Frame 1 (no input): blank canvas, image omitted
Frame 60 (the mouse pressed at the canvas centre just before this capture): blank canvas, image omitted
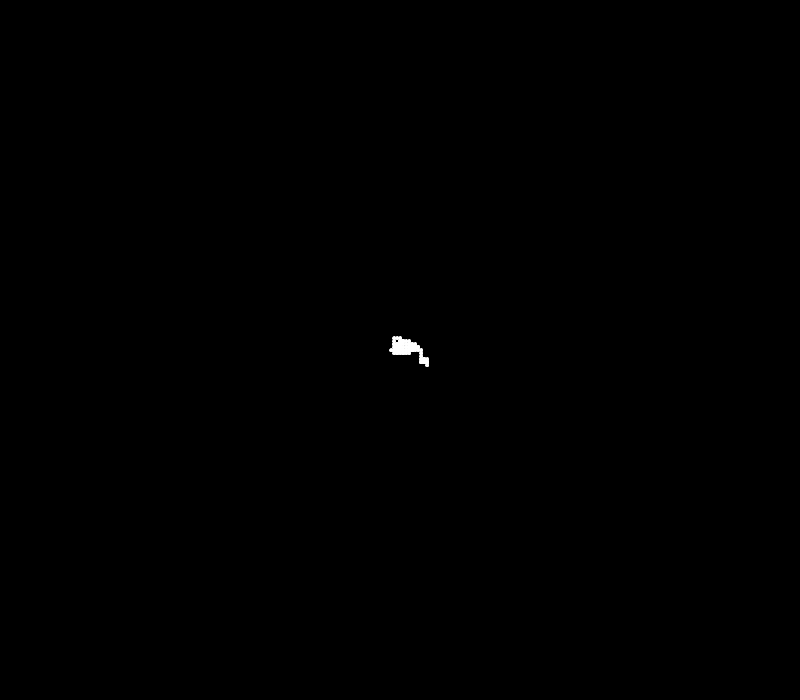
Frame 120 (the mouse held since frame 60 and released just before this capture)

The Processing sketch whose frames 1 and 60 were blank and that drew this single picture after the mouse press (run headless with seeded random() and noise(); from frame 60 on, the mouse is pressed at the canvas centre):

// Processing sketch: RandomWalker
// ── RandomWalker.pde


class Walker{
  int x,y;
  
  Walker(){
    x = width/2;
    y = height/2;
  }
  
  void render(int extent){
    stroke(255);
    //point(x, y);
    circle(x, y, extent);
  }
  
  void walk(int walkStep){
    int randomStep = int(random(4));
    if(randomStep == 0)x += walkStep;
    else if(randomStep == 1) x -= walkStep;
    else if(randomStep == 2) y += walkStep;
    else y -= walkStep;
    
    x = constrain(x, 0, width-1);
    y = constrain(y, 0, height-1);
    
    render(walkStep);
  }

}

Walker walker;

void setup(){
  walker = new Walker();
  
  size(800, 700);
  background(0);
}

void draw(){
  walker.walk(3);
}
